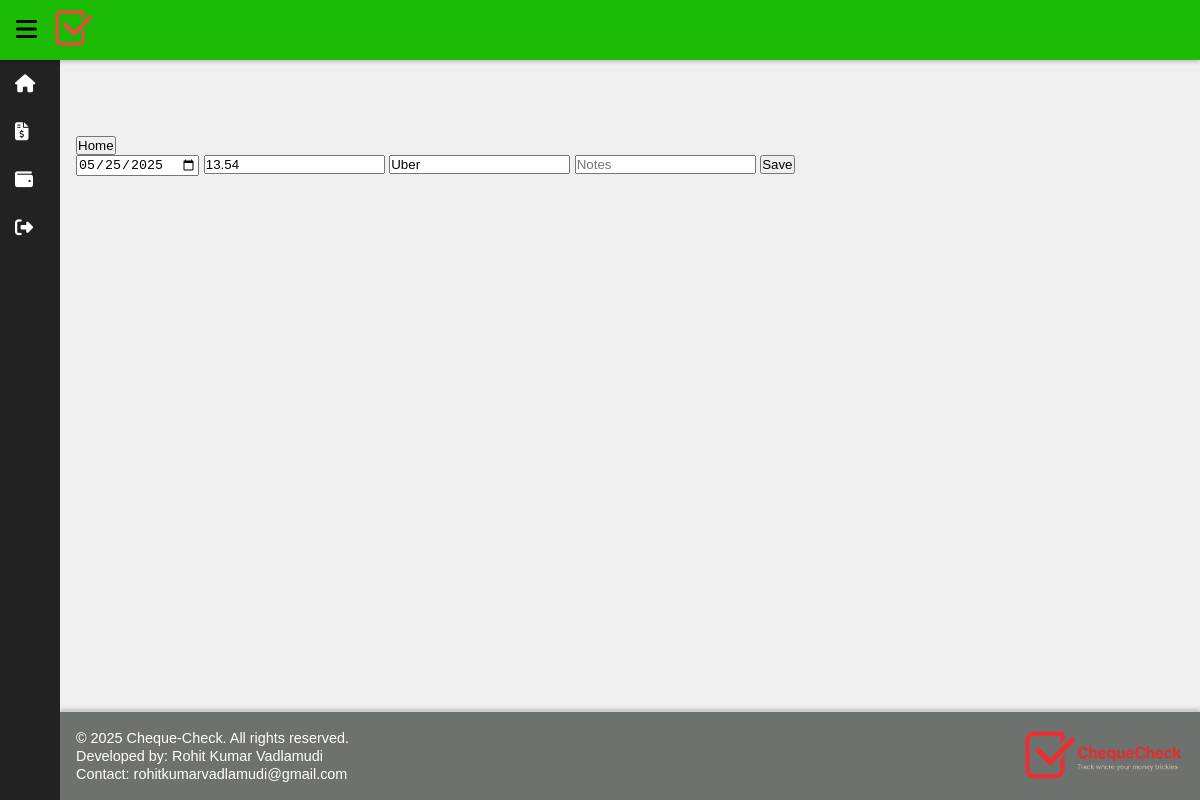
Screenshot of /edit/5 with the database file from the repository.
### tables this page shows
CREATE TABLE expenses(
	id INTEGER PRIMARY KEY AUTOINCREMENT,
	date TEXT NOT NULL,
	amount REAL NOT NULL,
	category TEXT NOT NULL,
	notes TEXT);

### app.py (the view)
@app.route("/edit/<int:id>", methods=["GET", "POST"])
def edit(id):
	conn=sq.connect("expenses.db")
	cursor=conn.cursor()
	if request.method=="POST":
		date=request.form['date']
		amount=request.form['amount']
		category=request.form['category']
		notes=request.form['notes']
		cursor.execute("""UPDATE expenses SET amount=?, category=?, notes=? WHERE id IS ?""",(amount,category,notes,id))
		conn.commit()
		conn.close()
		flash("Transaction edited successfully")
		return redirect("/transactions")
	else:
		cursor.execute("""SELECT date, amount, category, notes FROM expenses WHERE id IS ?""",(id,))
		row = cursor.fetchone()
		conn.close()
		if row:
			date, amount, category, notes = row
			return render_template("edit.html", id=id, date=date, amount=amount, category=category, notes=notes)
		else:
			flash("Transaction not found")
			return redirect("/transactions")
	return render_template("transactions.html")

### templates/edit.html (shortened to what this page needs)
{% extends "base.html" %}
{% block content %}
		<a href= "/">
			<button type="button">Home</button>
		</a>
		<form method="POST" action="/edit/{{ id }}">
			<input id="date" type="date" name="date" value="{{date}}" placeholder="date" required>
			<input id="amount" type="number" name="amount" step="0.01" value="{{amount}}" placeholder="Amount" required>
			<input id="category" type="text" name="category" value="{{category}}" placeholder="Category" required>
			<input id="notes" type="text" name="notes" value="{{notes}}" placeholder="Notes">
			<button type="submit">Save</button>
		</form>
{% endblock %}

### static/styles.css (style rules this page uses)
* { margin: 0; padding: 0; box-sizing: border-box; }
body { font-family: Arial, sans-serif; min-height: 100vh; display: flex; flex-direction: column; background-color: #f0f0f0; }

### rows the page displays
expenses: date "05/25/2025", amount "13.54", category "Uber"
